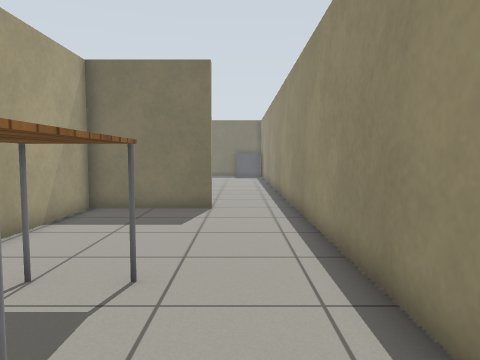
View 1 (above)

16 first-person views from a walk through a robot-simulator world made for Gazebo. The camera is 0.9 m above the floor, tilts 4° down and sees 70° across. Floor lines are 1 m apart. The floor is counted in squares, 0.5 m on a side. Each view is taken from the middle of a square. On the plan, view 1 faces up. The plan holds only what a view shows up to about 17 squares ahead; the rest is blank. Simple patterns stand in for the simulator's built-in surfaces. Some surface patterns are stand-ins.

View 2
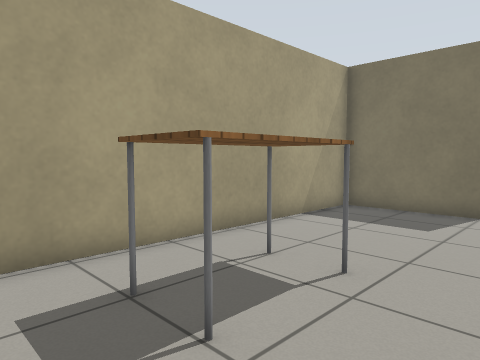

View 3
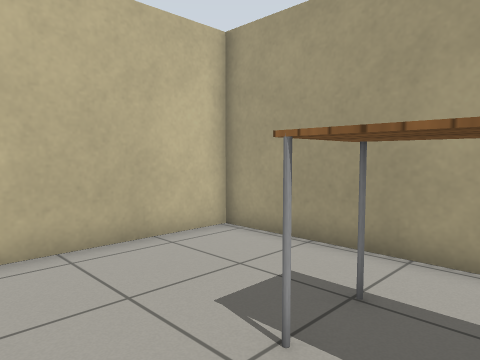

View 4
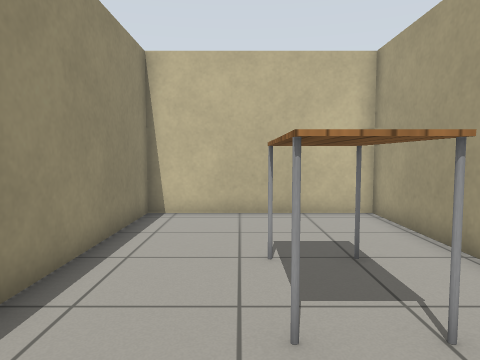

View 5
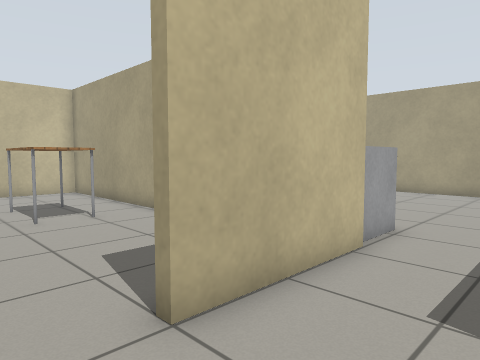

View 6
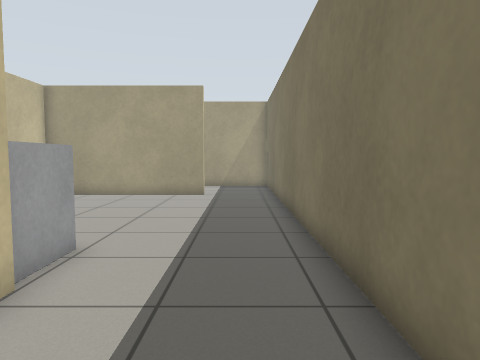

View 7
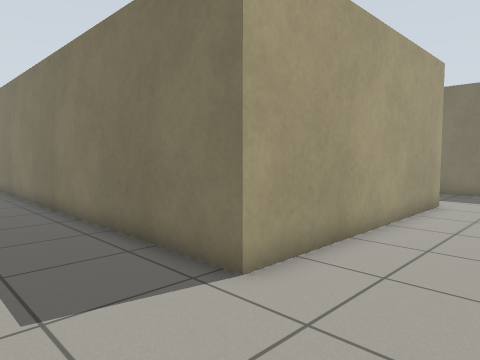

View 8
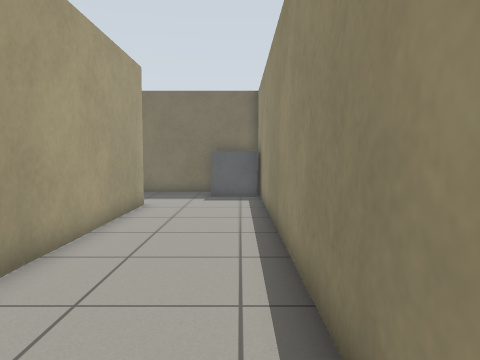

View 9
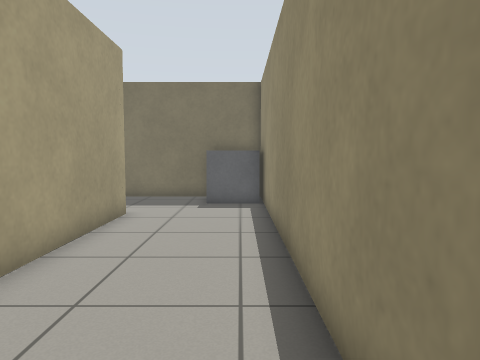

View 10
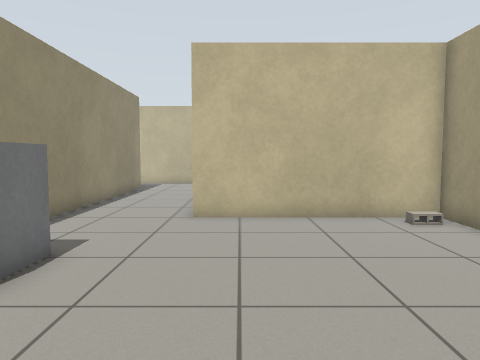

View 11
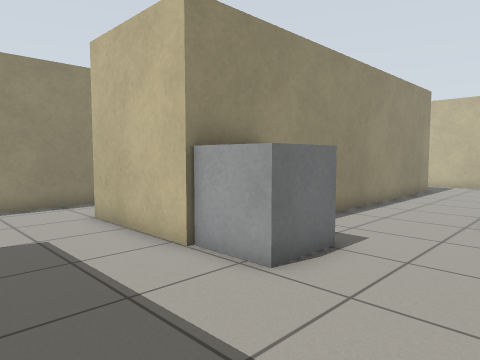

View 12
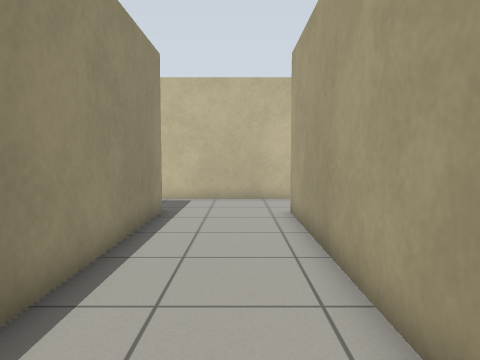

View 13
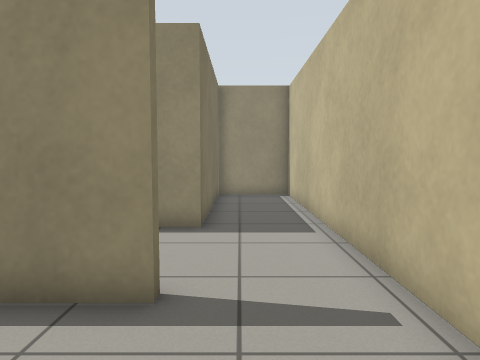

View 14
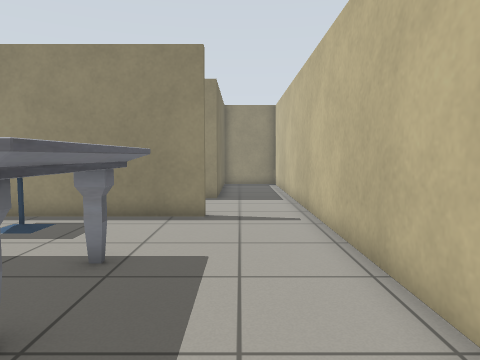

View 15
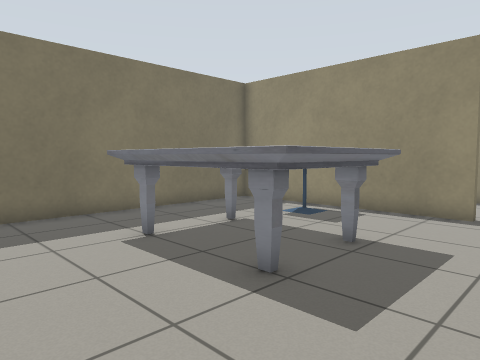

View 16
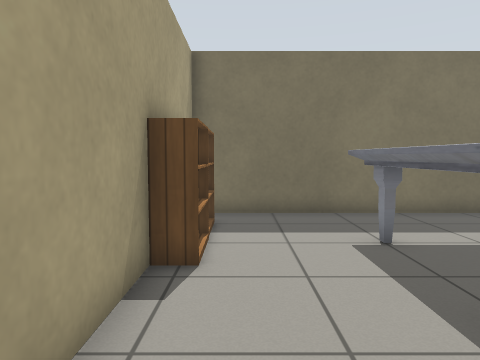

### Floor plan
Key: @ floor where view 1 was taken; # wall or solid block; . floor; T table; B cinder block; C cafe table; M marble table; K bookshelf; O other object.
Columns run from 22 left of view 1 to 2 right of it. Each row starts with its distance up from view 1.
 31                   #######
 30                    ...OO#
 29                    ...OO#
 28                    .....#
 27                    .....#
 26                    #....#
 25                    #....#
 24                    #....#
 23                    #....#
 22                    #....#
 21                    #....#
 20                    #....#
 19                    #....#
 18                    #....#
 17    #################....#
 16      ...................#
 15      ...................#
 14      ...................#
 13      #..................#
 12      #.........OO#####..#
 11      #.........O #......#
 10      #.........O #......#
  9      #.......... #......#
  8      #...........#......#
  7      #B..........#......#
  6 #############....#......#
  5 #...........#....#.TT...#
  4 #K..........#....#.TT...#
  3 #K...M   ...#....#.TT...#
  2 #K...M  M.CC#....#.TT...#
  1 #K...M   .CC#....#......#
  0 #....M   ...#....#....@.#
 -1 #....M  M...#....#......#
 -2 #....MMMM...#....#......#
 -3 #  ..............########
 -4   . ....................#
 -5  ..  ...................#
 -6      ...................#
 -7      ####################

Positions as (right, up) in squares from view 1, and headings:
1: (0, 0), facing up
2: (1, 0), facing up-left
3: (1, 4), facing down-left
4: (-1, 8), facing down
5: (1, 15), facing down-left
6: (-1, 15), facing left
7: (1, 13), facing up-left
8: (1, 14), facing up
9: (1, 16), facing up
10: (-11, 16), facing down
11: (-11, 16), facing down-right
12: (-8, 8), facing down
13: (-14, -4), facing right
14: (-20, -4), facing right
15: (-21, -5), facing up-right
16: (-20, -5), facing up
